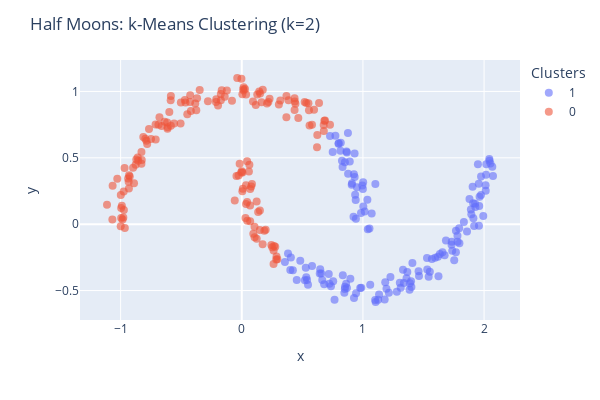

Notebook code for this chart:
### Code cell
# Applying k-Means with k=2
ym_k2 = KMeans(n_clusters=2, random_state=10, n_init='auto').fit_predict(Xm)

cv_m.plot_clusters(ym_k2, title='Half Moons: k-Means Clustering (k=2)')

### Figure 1 — Plotly figure (JSON) as saved in the notebook; plotly's stock layout.template omitted (floating-point values rounded to 4 significant figures; data arrays with more than 128 entries replaced by an {"elided": "..."} marker saying what was removed)
{"data": [{"hovertemplate": "color=1<br>x=%{x}<br>y=%{y}<extra></extra>", "legendgroup": "1", "marker": {"color": "#636efa", "opacity": 0.6, "size": 8, "symbol": "circle"}, "mode": "markers", "name": "1", "orientation": "v", "showlegend": true, "type": "scatter", "x": {"elided": "144 float values"}, "xaxis": "x", "y": {"elided": "144 float values"}, "yaxis": "y"}, {"hovertemplate": "color=0<br>x=%{x}<br>y=%{y}<extra></extra>", "legendgroup": "0", "marker": {"color": "#EF553B", "opacity": 0.6, "size": 8, "symbol": "circle"}, "mode": "markers", "name": "0", "orientation": "v", "showlegend": true, "type": "scatter", "x": {"elided": "156 float values"}, "xaxis": "x", "y": {"elided": "156 float values"}, "yaxis": "y"}], "layout": {"coloraxis": {"showscale": false}, "height": 400, "legend": {"title": {"text": "Clusters"}, "tracegroupgap": 0}, "margin": {"t": 60}, "showlegend": true, "title": {"text": "Half Moons: k-Means Clustering (k=2)"}, "width": 600, "xaxis": {"anchor": "y", "domain": [0, 1], "title": {"text": "x"}}, "yaxis": {"anchor": "x", "domain": [0, 1], "title": {"text": "y"}}}}
